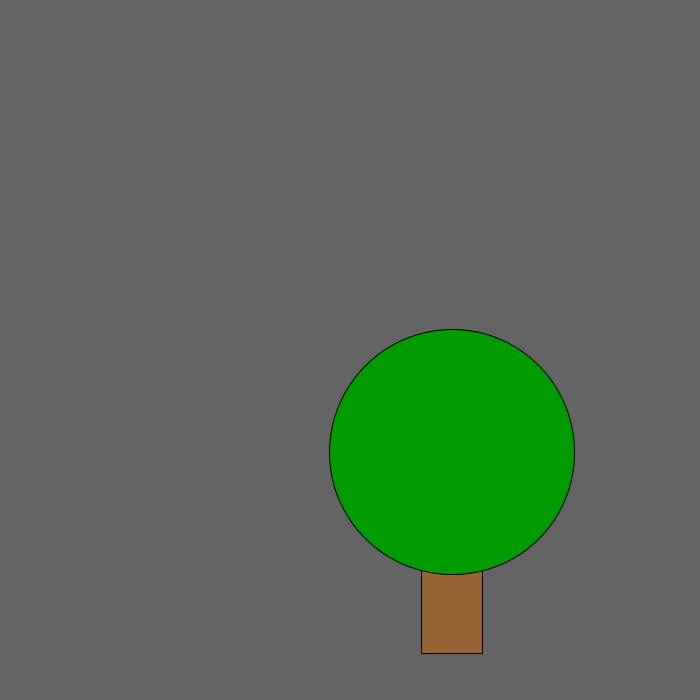
Frame 1 (no input)
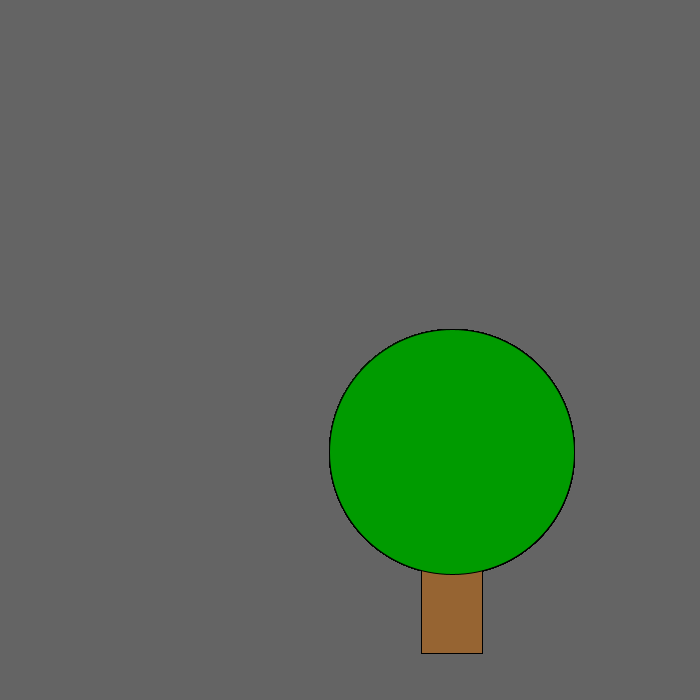
Frame 60 (the mouse pressed at the canvas centre just before this capture)
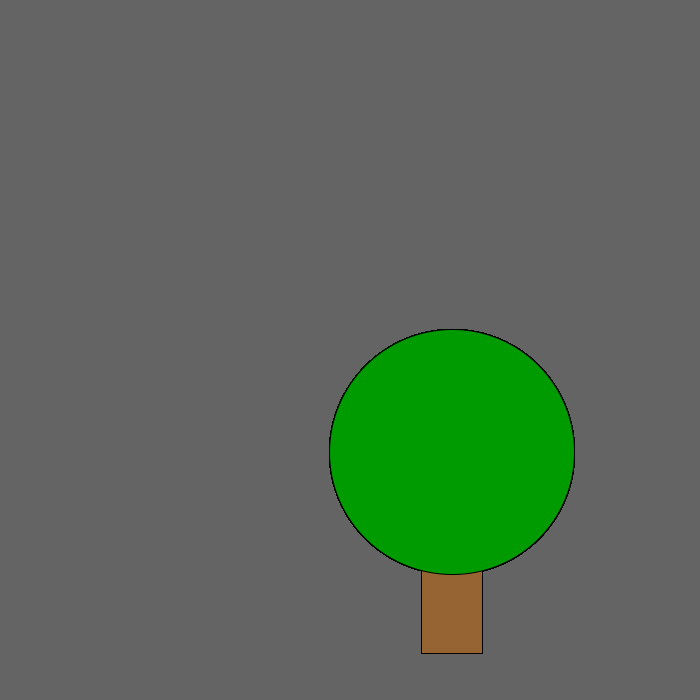
Frame 120 (the mouse held since frame 60 and released just before this capture)

The Processing sketch that drew these frames (run headless with seeded random() and noise(); from frame 60 on, the mouse is pressed at the canvas centre):

// Processing sketch: Week1_hw_2
// ── Week1_hw_2.pde
int bgColor = 100;
int treePosition;
int treeSize;


void setup() {
  //first parameter is width, second is height
  size(700, 700);
  background(bgColor);
  
  treePosition = int(width*random(0,1));
  treeSize = int(width*.35);
  
  println (treePosition);
  
}

void draw() {
  //ellopse(x position, y position, width, height)

  //fill(0, 100, 100);
  //ellipse(100, 100, 50, 50);

  //fill(100, 0, 0);
  //rect(100, 100, 100, 50);
  //this draws shape from center
 
  rectMode(CENTER);
  fill(150,100,50);
  rect(treePosition,treePosition + 50,treeSize*.25,treeSize*1.24);
  
  fill(0,155,00);
  ellipse(treePosition,treePosition,treeSize,treeSize);
  
 
  
  
}
